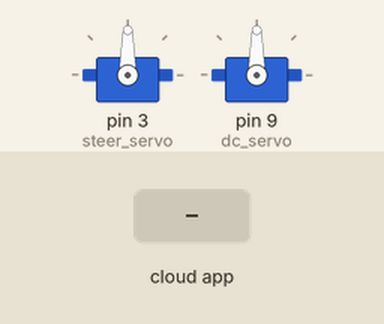
Recording of a sketch running on a simulated Arduino Uno, built with avr-gcc and run on an emulated ATmega328P. Shown: 2 × servo. Inputs (shaded band) come from the test bench. The ROS host is connected and sends only what is stated.

Above: at 1.2 s.
1.3 s: the phone or cloud app sets linear.x to -100
At 2.5 s:
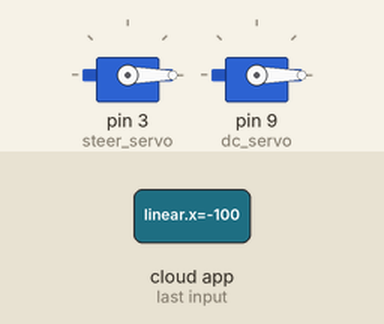
2.8 s: the phone or cloud app sets linear.x to 100
At 4.3 s:
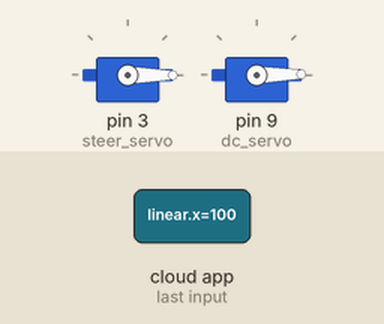
Timing chart, 0 to 5.8 s (numbered marks = the images above; inputs shaded):
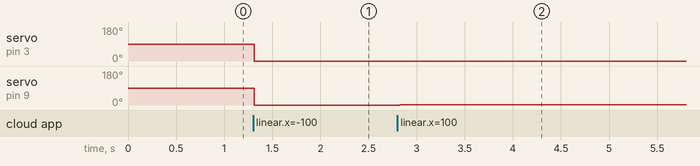

Measured:
- after the input at 1.3 s, servo on pin 3 (steer_servo), servo on pin 9 (dc_servo): 90° → 0° at once
- after the input at 2.8 s, servo on pin 9 (dc_servo): 0° → 1° at once

The sketch:

ros_practice.ino
```cpp
#include <Servo.h>
#include <stdio.h>
#include <ros.h>
#include <geometry_msgs/Twist.h>
#define STEER_CENTER 1555 // 0 deg
#define STEER_MIN 1360 // -13 deg
#define STEER_MAX 1750 // +13 deg

#define SPEED_ZERO 1500
#define SPEED_MIN 1250
#define SPEED_MAX 1750

Servo steer_servo;
Servo dc_servo;

ros::NodeHandle nh_;

void cmd_cb(const geometry_msgs::Twist& cmd) {

  dc_servo.write(cmd.linear.x);
  steer_servo.writeMicroseconds(cmd.angular.z);
  printf("1");
}

ros::Subscriber<geometry_msgs::Twist> cmd_sub_("cmd", cmd_cb);

void setup() {
  Serial.begin(57600);
  steer_servo.attach(3);
  dc_servo.attach(9);

  nh_.initNode();
  nh_.subscribe(cmd_sub_);
}

void loop() {
  /*static float tx_steer_;
  if(Serial.available() > 0) { // tx_throttle_
    tx_steer_ = Serial.parseFloat();
    Serial.println(tx_steer_);
    steer_servo.writeMicroseconds(tx_steer_);
    }*/
  nh_.spinOnce();
  delay(100);
}
```
